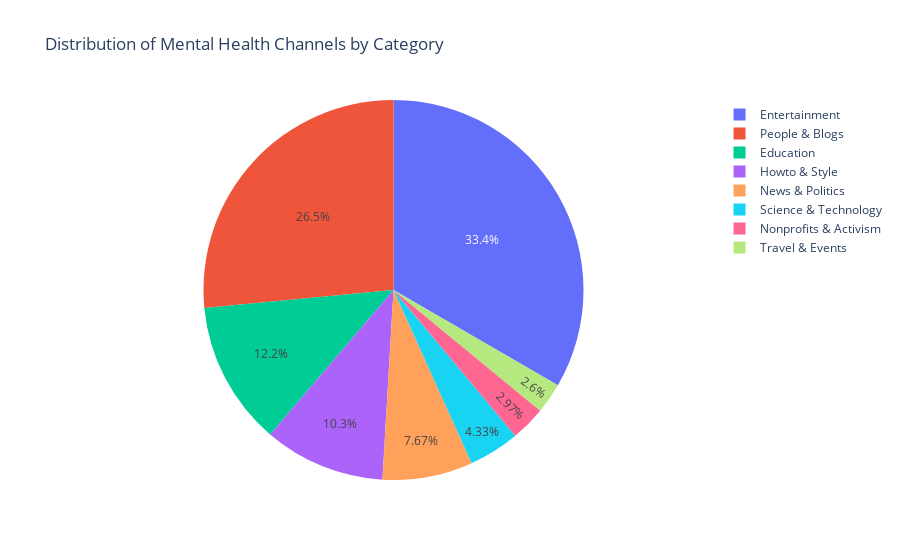

Notebook code for this chart:
### Markdown cell above
Entertainment is the highest? many of them are irrelevant.

### Code cell
# Creating an interactive pie chart
fig_pie = px.pie(sorted_categories_metadata, names='categories', values='channel_count',
            title='Distribution of Mental Health Channels by Category')

# Show the plot
fig_pie.show()

### Figure 1 — Plotly figure (JSON) as saved in the notebook; plotly's stock layout.template omitted (floating-point values rounded to 4 significant figures)
{"data": [{"domain": {"x": [0, 1], "y": [0, 1]}, "hovertemplate": "categories=%{label}<br>channel_count=%{value}<extra></extra>", "labels": ["Entertainment", "People & Blogs", "Education", "Howto & Style", "News & Politics", "Science & Technology", "Nonprofits & Activism", "Travel & Events"], "legendgroup": "", "name": "", "showlegend": true, "type": "pie", "values": [7679, 6102, 2818, 2377, 1766, 997, 683, 598]}], "layout": {"legend": {"tracegroupgap": 0}, "title": {"text": "Distribution of Mental Health Channels by Category"}}}
